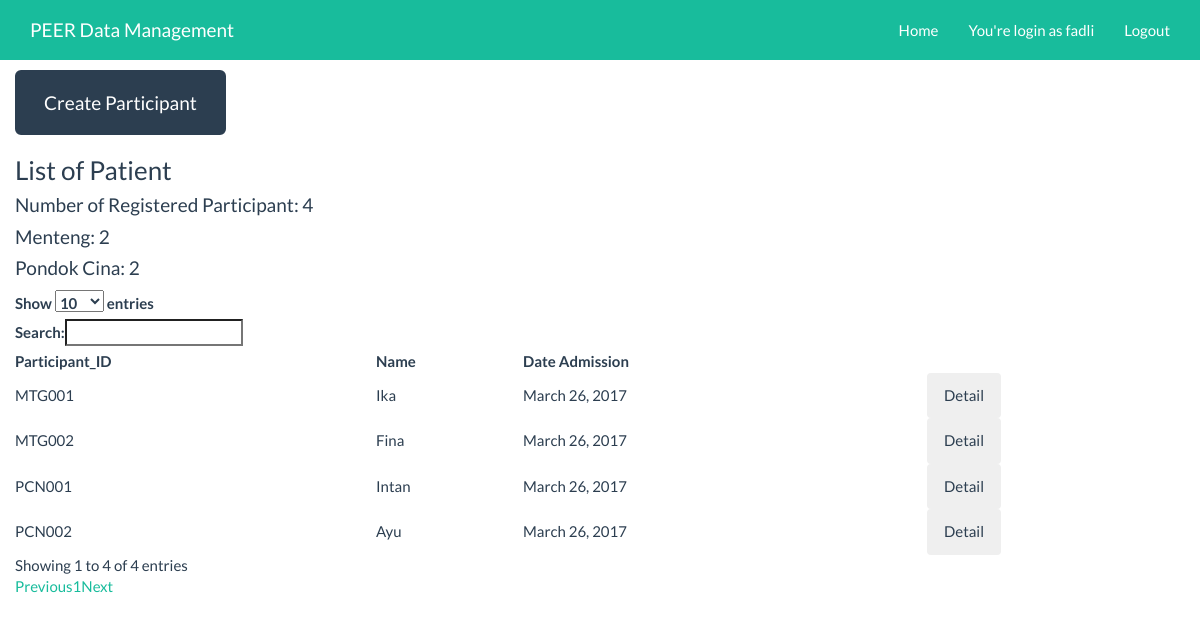
Before: / (signed in) with the older database file.
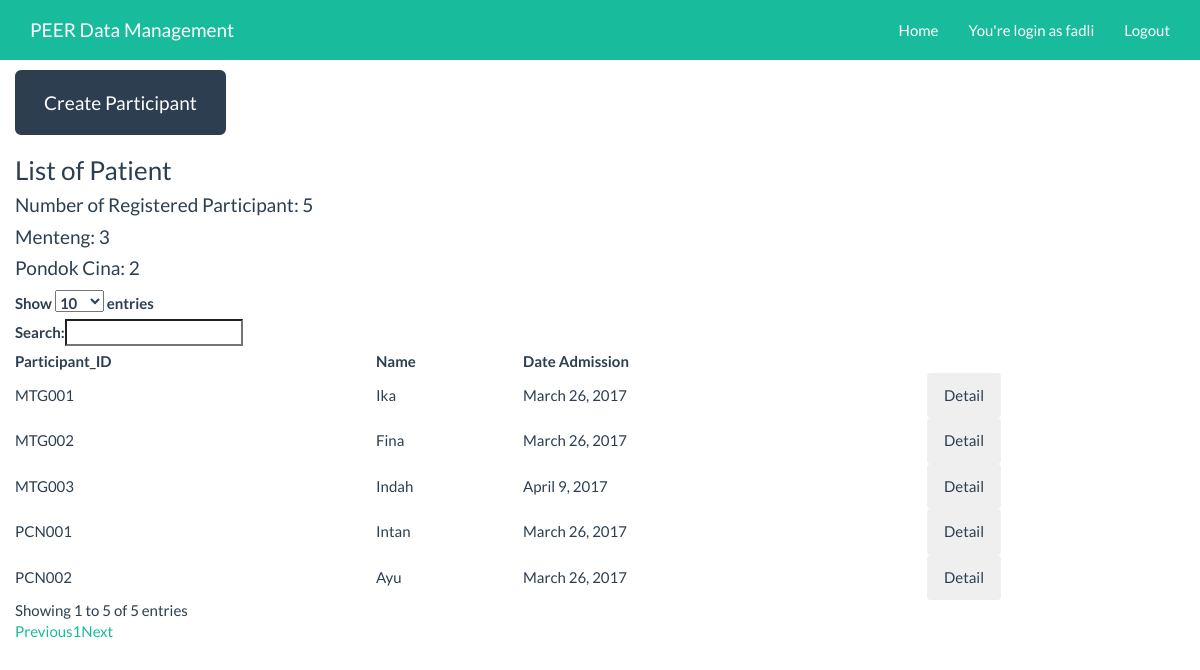
After: the same page with the newer database file.
### core/models.py (models this page shows)
class Participant(models.Model):
	participant_id = models.CharField(max_length=10)
	name = models.CharField(max_length=25)
	date_admission = models.DateField()
	puskesmas = models.ForeignKey(Puskesmas, on_delete=models.PROTECT)

### core/views.py (the view)
# urls.py: url(r'^$', views.home, name='home'),
@login_required(login_url='core:login')
def home(request):
	participants = Participant.objects.all()
	puskesmas_list = Puskesmas.objects.all()
	number_of_participants_list = []
	for puskesmas in puskesmas_list:
		number_of_participants_list.append(puskesmas.name + ": " + str(Participant.objects.filter(puskesmas=puskesmas).count()))
	return render(request, 'core/home.html', {'number_of_participants_list' : number_of_participants_list,'participants' : participants, 'puskesmas_list' : puskesmas_list})

### core/templates/core/home.html (shortened to what this page needs)
{% extends 'base.html' %}
{% block content %}
    <div class="container">
        <div class="row">
            <button type="button" class="btn btn-primary btn-lg" data-toggle="modal" data-target="#createModal"> Create Participant </button>
        </div>
        <div class="row">
           <h3> List of Patient </h3>
           <h4> Number of Registered Participant: {{ participants.count }} </h4>
           {% for item in number_of_participants_list %}
              <h4>{{ item }}</h4>
           {% endfor %}
           <table id="myTable" cellspacing="0" width="100%">
                <thead>
                    <tr>
                        <th>Participant_ID</th>
                        <th>Name</th>
                        <th>Date Admission </th>
                        <th> </th>
                    </tr>
                </thead>
                <tbody>
                    {% for participant in participants %}
                        <tr>
                            <td>{{ participant.participant_id }}</td>
                            <td>{{ participant.name }}</td>
                            <td>{{ participant.date_admission }}</td>
                            <td>
                                <form action="{% url 'core:forms' %}"  method="POST">
                                   <input type="submit" class="btn btn-detail" value="Detail"/>
                                </form>
                             </td>
                        </tr>
                    {% endfor %}
                </tbody>
           </table>
        </div>
    </div>
{% endblock %}

### core/templates/base.html (shortened to what this page needs)
{% load staticfiles %}
<!DOCTYPE html>
<html lang="en">
<head>
    <link href="{% static 'css/bootstrap.min.css' %}" rel="stylesheet">
    <link rel="stylesheet" href="https://code.jquery.com/ui/1.10.3/themes/smoothness/jquery-ui.css">
    <link rel="stylesheet" href="https://cdn.datatables.net/plug-ins/9dcbecd42ad/integration/jqueryui/dataTables.jqueryui.css">
</head>
<body>
    <nav class="navbar navbar-inverse navbar-fixed-top" role="navigation">
        <div class="container">
            <div class="navbar-header">
                <a class="navbar-brand" href="{% url 'core:home' %}">PEER Data Management</a>
            </div>
            <div class="collapse navbar-collapse" id="bs-example-navbar-collapse-1">
                <ul class="nav navbar-nav navbar-right">
                    <li>
                        <a href="{% url 'core:home' %}">Home</a>
                    </li>
                    <li>
                        <a href="#">You're login as {{ request.user.username }}</a>
                    </li>
                    <li>
                        <a href="{% url 'core:logout'%}">Logout</a>
                    </li>
                </ul>
            </div>
        </div>
    </nav>
    {% block content %}
    {% endblock %}
</body>
</html>

### core/templates/base.html (style rules this page uses)
body { padding-top: 70px; }

Changed rows visible on the page:
added Participant: participant_id "MTG003", name "Indah", date_admission "April 9, 2017"
Other visible differences:
text written by a page script: "Show entries Search: Showing 1 to 4 of 4 entries Previous 1 Next" → "Show entries Search: Showing 1 to 5 of 5 entries Previous 1 Next"
{{ participants.count }}: "4" → "5"
new list line: "Menteng: 3"
list line gone: "Menteng: 2"
